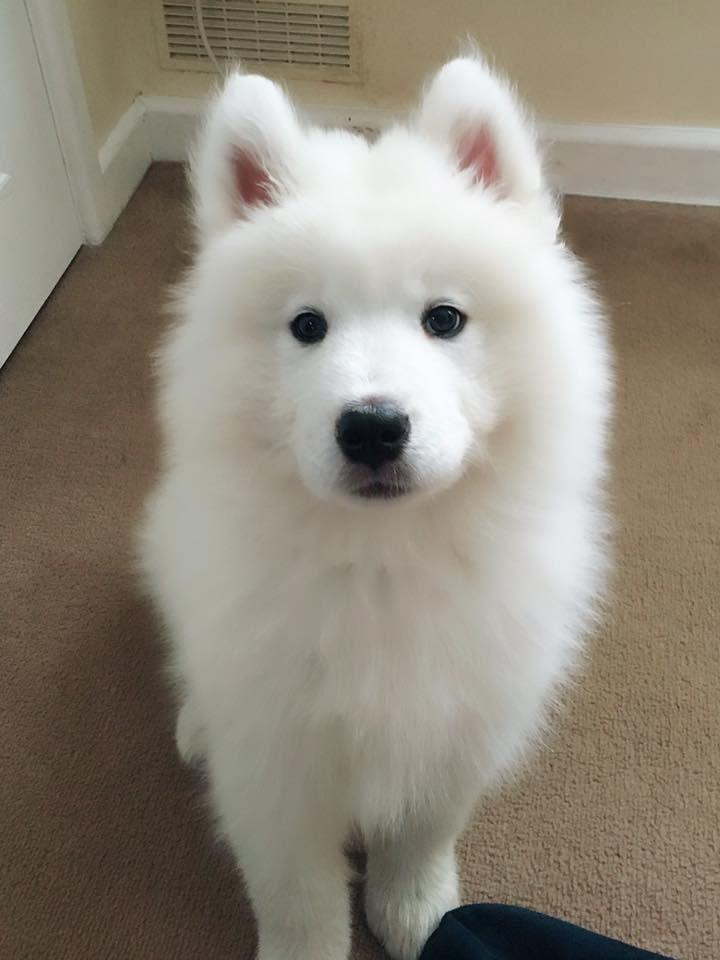
#> input picture samples/input/1.jpg, 720 x 960 px, found by its file name; its folder holds only this picture in this run
$ python imageToAscii.py
#> lines starting #> are read from the running program, lines starting #| are printed output that depends on the picture
# Takes in an image, converts it to grayscale, and then to ascii characters and outputs a .txt file with the ascii art.

from PIL import Image
import json
import os

# Number of characters in each line
width = 500

clamp = True
mult = 1.0
sub = 0.0

# Load the dictionary
with open("charDict.json", "r") as f:
#> (reads charDict.json from the repository)
    charDict = json.load(f)

# Image path
imgPath = "samples/input/"
outPath = "samples/output/"

for file in os.listdir(imgPath):
    filename = os.path.splitext(file)[0]

    # Load the image
    img = Image.open(imgPath+file)
#> img is the input picture: PIL image 720x960 RGB; mean R, G, B 143.1, 135.5, 122.3
    img = img.convert("L")
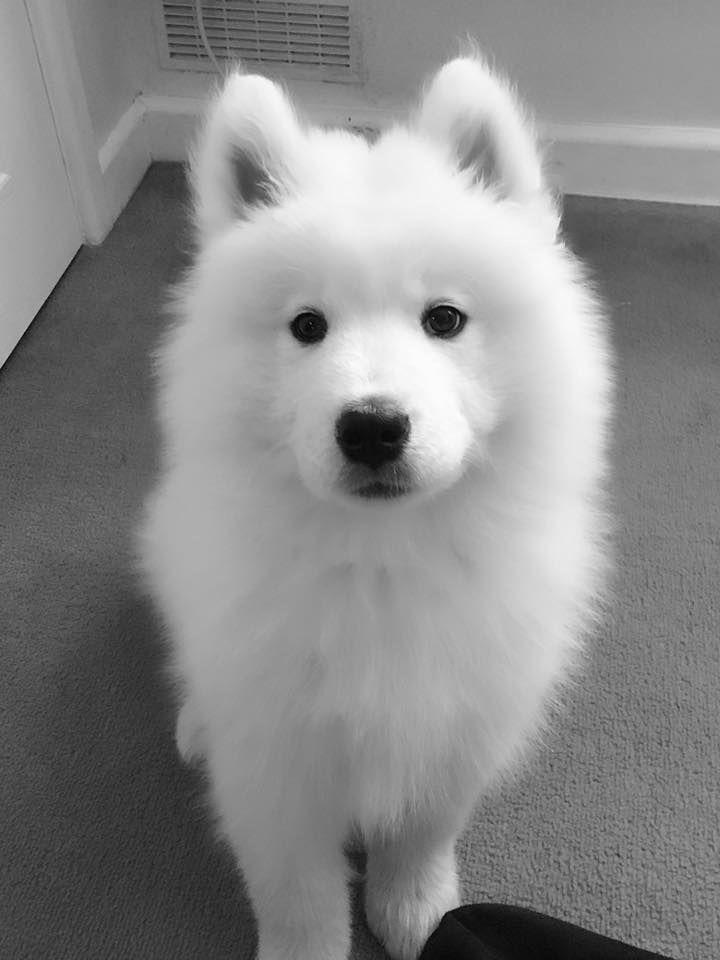
#> img: PIL image 720x960 L; min 0, max 254, mean 136.3

    # Resize the image
    aspectRatio = (2*img.width) / img.height
#> aspectRatio = 1.5
    img = img.resize((width, int(width / aspectRatio)))
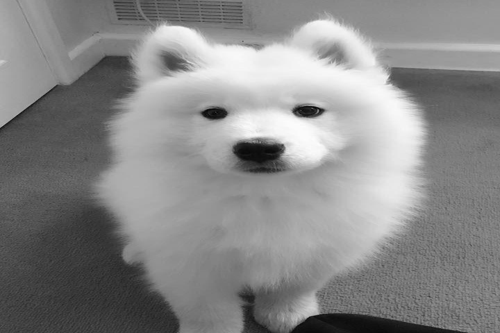
#> img: PIL image 500x333 L; min 7, max 252, mean 136.3

    # Clamp the image
    if clamp:
        # Find the min and max pixel values
        minVal = 255
        maxVal = 0

        for y in range(img.height):
            for x in range(img.width):
                pixel = img.getpixel((x, y))
                minVal = min(minVal, pixel)
                maxVal = max(maxVal, pixel)

        sub = minVal
        mult = 255.0 / maxVal

    # Convert the image to ascii
    asciiArt = ""
    for y in range(img.height):
        for x in range(img.width):
            pixel = img.getpixel((x, y))
            pixel = (pixel-sub)*mult

            # Get the closest key in the dictionary
            closestKey = min(charDict.keys(), key=lambda key: abs(float(key)-(255.0-pixel)))
            asciiArt += charDict[closestKey]

        asciiArt += "\n"

    # Output to file
    with open(outPath + filename + '.txt', "w") as f:
        f.write(asciiArt)
